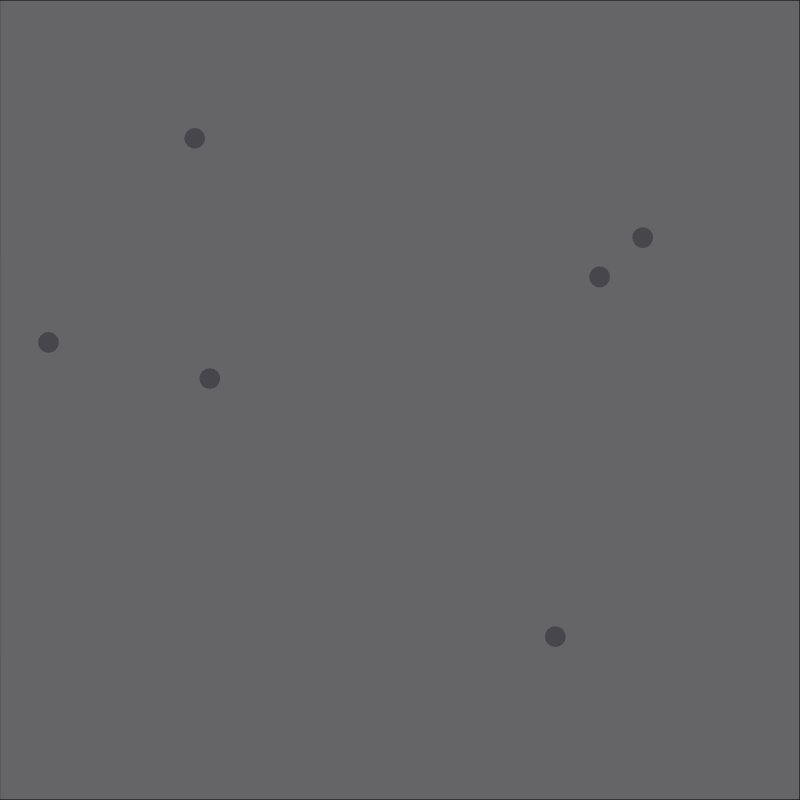
Frame 1 (no input)
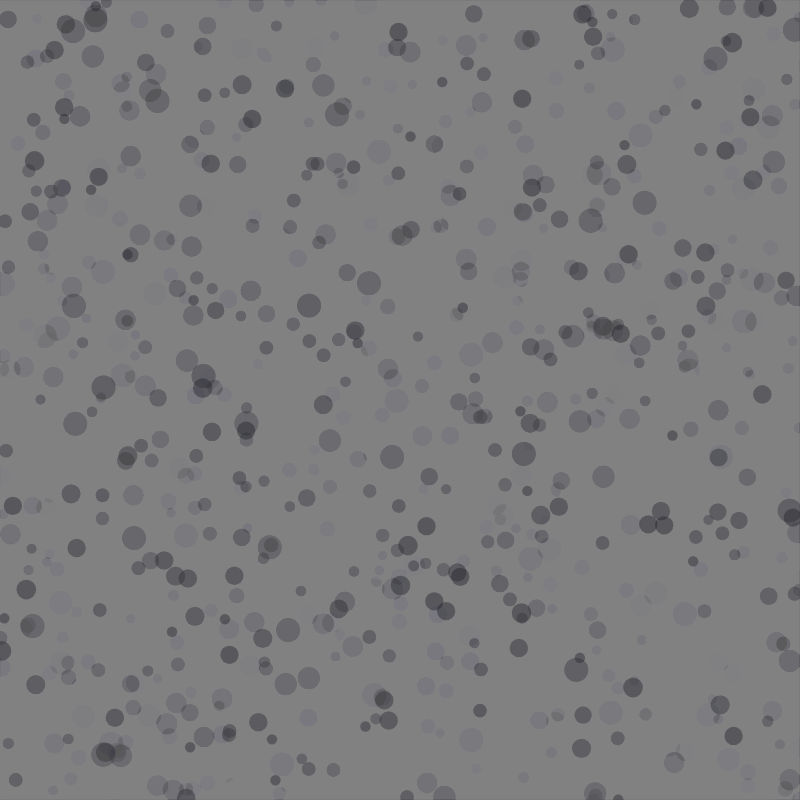
Frame 60 (no input)
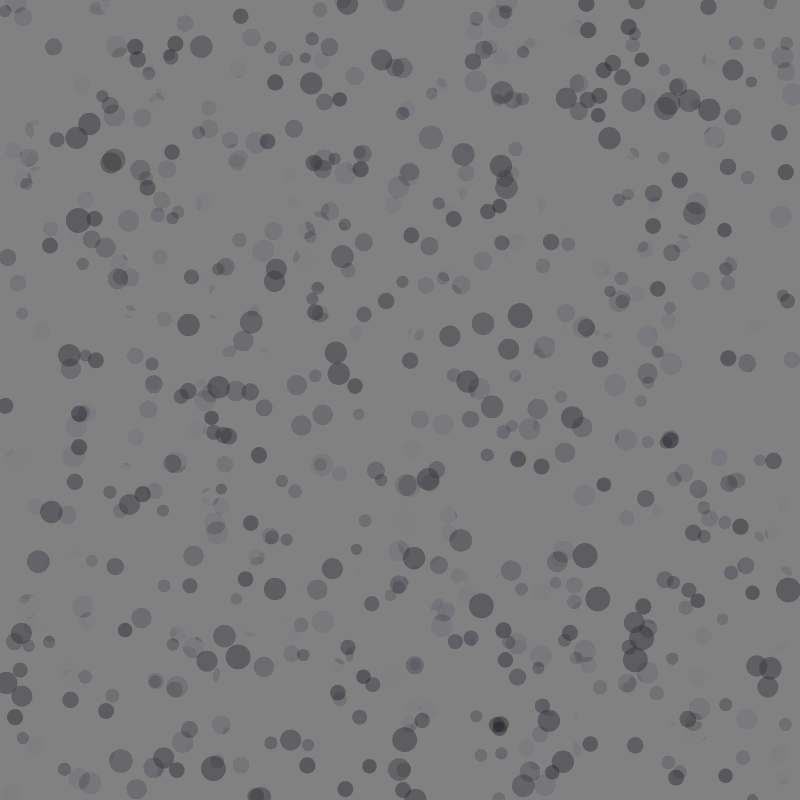
Frame 120 (the mouse pressed at the canvas centre since frame 60)

The p5.js sketch that drew these frames (run headless with seeded random() and noise() and a simulated clock; from frame 60 on, the mouse is pressed at the canvas centre):

// p5.js sketch
// ── sketch.js
function setup() {
  createCanvas(800, 800);
  background(150, 147, 145);
  fill(25, 25, 35, 100);
  rect(0, 0, width, height);
}

function draw() {
  background(150, 147, 145, 5);
  strokeWeight(random(10, 25));
  stroke(25, 25, 35, 100);
  let drops = random(0, 25);
  for (let i = 0; i < drops; i++) {
    point(random(width), random(height));
  }
}
